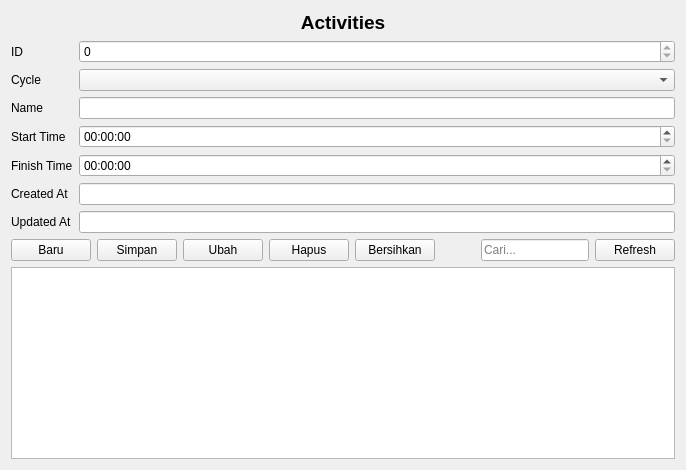
<?xml version="1.0" encoding="UTF-8"?>
<ui version="4.0">
 <class>ActivitiesForm</class>
 <widget class="QWidget" name="ActivitiesForm">
  <property name="windowTitle">
   <string>Activities</string>
  </property>
  <layout class="QVBoxLayout" name="verticalLayout">
   <item>
    <widget class="QLabel" name="titleLabel">
     <property name="text">
      <string>Activities</string>
     </property>
     <property name="alignment">
      <set>Qt::AlignHCenter</set>
     </property>
     <property name="styleSheet">
      <string notr="true">font-weight:600; font-size:14pt;</string>
     </property>
    </widget>
   </item>
   <item>
    <layout class="QFormLayout" name="formLayout">

     <item row="0" column="0">
      <widget class="QLabel" name="label_0">
       <property name="text">
        <string>ID</string>
       </property>
      </widget>
     </item>
     <item row="0" column="1">
<widget class="QSpinBox" name="spinId">
       <property name="maximum"><number>2147483647</number></property>
       <property name="readOnly"><bool>true</bool></property>
      </widget>
     </item>

     <item row="1" column="0">
      <widget class="QLabel" name="label_1">
       <property name="text">
        <string>Cycle</string>
       </property>
      </widget>
     </item>
     <item row="1" column="1">
<widget class="QComboBox" name="comboCycle"/>
     </item>

     <item row="2" column="0">
      <widget class="QLabel" name="label_2">
       <property name="text">
        <string>Name</string>
       </property>
      </widget>
     </item>
     <item row="2" column="1">
<widget class="QLineEdit" name="editName">
       <property name="placeholderText"><string></string></property>
      </widget>
     </item>

     <item row="3" column="0">
      <widget class="QLabel" name="label_3">
       <property name="text">
        <string>Start Time</string>
       </property>
      </widget>
     </item>
     <item row="3" column="1">
<widget class="QTimeEdit" name="timeStart"/>
     </item>

     <item row="4" column="0">
      <widget class="QLabel" name="label_4">
       <property name="text">
        <string>Finish Time</string>
       </property>
      </widget>
     </item>
     <item row="4" column="1">
<widget class="QTimeEdit" name="timeFinish"/>
     </item>

     <item row="5" column="0">
      <widget class="QLabel" name="label_5">
       <property name="text">
        <string>Created At</string>
       </property>
      </widget>
     </item>
     <item row="5" column="1">
<widget class="QLineEdit" name="editCreatedAt">
       <property name="placeholderText"><string></string></property>
      </widget>
     </item>

     <item row="6" column="0">
      <widget class="QLabel" name="label_6">
       <property name="text">
        <string>Updated At</string>
       </property>
      </widget>
     </item>
     <item row="6" column="1">
<widget class="QLineEdit" name="editUpdatedAt">
       <property name="placeholderText"><string></string></property>
      </widget>
     </item>
    </layout>
   </item>
   <item>
    <layout class="QHBoxLayout" name="buttonsLayout">
     <item><widget class="QPushButton" name="btnNew"><property name="text"><string>Baru</string></property></widget></item>
     <item><widget class="QPushButton" name="btnSave"><property name="text"><string>Simpan</string></property></widget></item>
     <item><widget class="QPushButton" name="btnUpdate"><property name="text"><string>Ubah</string></property></widget></item>
     <item><widget class="QPushButton" name="btnDelete"><property name="text"><string>Hapus</string></property></widget></item>
     <item><widget class="QPushButton" name="btnClear"><property name="text"><string>Bersihkan</string></property></widget></item>
     <item><spacer name="hsp"><property name="orientation"><enum>Qt::Horizontal</enum></property>
      <property name="sizeHint" stdset="0"><size><width>40</width><height>20</height></size></property></spacer></item>
     <item><widget class="QLineEdit" name="lineSearch"><property name="placeholderText"><string>Cari...</string></property></widget></item>
     <item><widget class="QPushButton" name="btnRefresh"><property name="text"><string>Refresh</string></property></widget></item>
    </layout>
   </item>

    <item>
     <widget class="QTableView" name="tableView">
      <property name="sortingEnabled">
       <bool>true</bool>
      </property>
     </widget>
    </item>
  </layout>
 </widget>
 <resources/>
 <connections/>
</ui>
